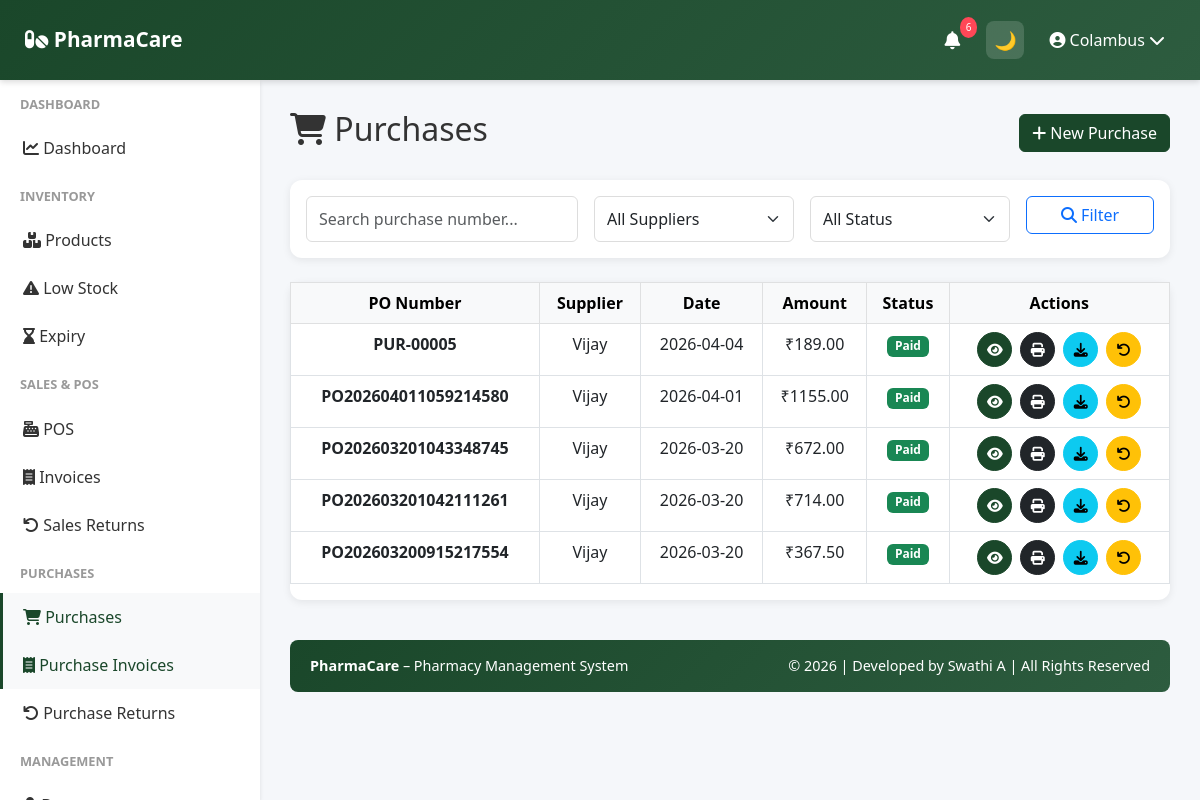
Page /purchases/ (signed in) on the committed database.
### app/models.py (models this page shows, shortened)
class User(UserMixin, db.Model):
    __tablename__ = 'user'
    id = db.Column(db.Integer, primary_key=True)
    company_id = db.Column(db.Integer, db.ForeignKey('company.id'), nullable=False)
    role = db.Column(db.String(20), default='manager')
    username = db.Column(db.String(255), unique=True, nullable=False)
    password_hash = db.Column(db.String(255), nullable=False)
    is_active = db.Column(db.Boolean, default=True)
    last_login = db.Column(db.DateTime)
    created_date = db.Column(db.DateTime, default=datetime.utcnow)
    updated_date = db.Column(db.DateTime, default=datetime.utcnow, onupdate=datetime.utcnow)
    company = db.relationship('Company', back_populates='user')

class Purchase(db.Model):
    __tablename__ = 'purchase'
    id = db.Column(db.Integer, primary_key=True)
    company_id = db.Column(db.Integer, db.ForeignKey('company.id'), nullable=False)
    supplier_id = db.Column(db.Integer, db.ForeignKey('supplier.id'), nullable=False)
    purchase_number = db.Column(db.String(50), unique=True, nullable=False)
    purchase_date = db.Column(db.DateTime, default=datetime.utcnow)
    supplier_invoice_number = db.Column(db.String(100))
    subtotal = db.Column(db.Float, nullable=False)
    tax_amount = db.Column(db.Float, default=0)
    discount_amount = db.Column(db.Float, default=0)
    total_amount = db.Column(db.Float, nullable=False)
    payment_status = db.Column(db.String(50), default='pending')  # 'paid', 'pending', 'partial'
    payment_date = db.Column(db.DateTime)
    notes = db.Column(db.Text)
    created_date = db.Column(db.DateTime, default=datetime.utcnow)
    updated_date = db.Column(db.DateTime, default=datetime.utcnow, onupdate=datetime.utcnow)
    company = db.relationship('Company', back_populates='purchases')
    supplier = db.relationship('Supplier', back_populates='purchases')
    items = db.relationship('PurchaseItem', back_populates='purchase', cascade='all, delete-orphan')
    returns = db.relationship('PurchaseReturn', back_populates='purchase', cascade='all, delete-orphan')

class Supplier(db.Model):
    __tablename__ = 'supplier'
    id = db.Column(db.Integer, primary_key=True)
    company_id = db.Column(db.Integer, db.ForeignKey('company.id'), nullable=False)
    supplier_name = db.Column(db.String(255), nullable=False)
    contact_person = db.Column(db.String(255))
    phone = db.Column(db.String(20), nullable=False)
    email = db.Column(db.String(255))
    address = db.Column(db.String(500))
    gst_number = db.Column(db.String(50))
    payment_terms = db.Column(db.String(255))
    notes = db.Column(db.Text)
    created_date = db.Column(db.DateTime, default=datetime.utcnow)
    updated_date = db.Column(db.DateTime, default=datetime.utcnow, onupdate=datetime.utcnow)
    is_active = db.Column(db.Boolean, default=True)
    company = db.relationship('Company', back_populates='suppliers')
    purchases = db.relationship('Purchase', back_populates='supplier')

### app/routes/purchases.py (the view, shortened to what this page needs)
@purchases_bp.route('/')
@login_required
@require_roles('owner')
def purchases_list():
    company_id = current_user.company_id
    page = request.args.get('page', 1, type=int)
    search = request.args.get('search', '')
    supplier_id = request.args.get('supplier_id', type=int)
    status = request.args.get('status', '')
    query = Purchase.query.filter_by(company_id=company_id)
    if supplier_id:
        query = query.filter_by(supplier_id=supplier_id)
    if status:
        query = query.filter_by(payment_status=status)
    purchases = query.order_by(Purchase.purchase_date.desc()).paginate(page=page, per_page=20)
    suppliers = Supplier.query.filter_by(company_id=company_id, is_active=True).all()
    return render_template('purchases/purchases_list.html',
                         purchases=purchases,
                         search=search,
                         supplier_id=supplier_id,
                         status=status,
                         suppliers=suppliers)

### app/utils.py (called while the page is built)
def require_roles(*roles):
    def decorator(f):
        @wraps(f)
        def wrapped(*args, **kwargs):
            if not current_user.is_authenticated:
                return redirect(url_for('auth.login'))
            if current_user.role not in roles:
                return redirect(url_for('auth.access_denied'))
            return f(*args, **kwargs)
        return wrapped
    return decorator

### app/templates/purchases/purchases_list.html (shortened to what this page needs)
{% extends "base.html" %}
{% block content %}
<div class="d-flex justify-content-between align-items-center mb-4">
    <h2><i class="fas fa-shopping-cart"></i> Purchases</h2>
    <a href="{{ url_for('purchases.add_purchase') }}" class="btn btn-primary">
        <i class="fas fa-plus"></i> New Purchase
    </a>
</div>
<div class="card mb-4">
    <div class="card-body">
        <form method="GET" class="row g-3">
            <div class="col-md-4">
                <input type="text" name="search" class="form-control" placeholder="Search purchase number..." value="{{ search }}">
            </div>
            <div class="col-md-3">
                <select name="supplier_id" class="form-select">
                    <option value="">All Suppliers</option>
                </select>
            </div>
            <div class="col-md-3">
                <select name="status" class="form-select">
                    <option value="">All Status</option>
                </select>
            </div>
            <div class="col-md-2">
                <button type="submit" class="btn btn-outline-primary w-100">
                    <i class="fas fa-search"></i> Filter
                </button>
            </div>
        </form>
    </div>
</div>
<div class="card">
    <div class="table-responsive">
        <table class="table table-hover table-bordered text-center">
            <thead class="table-light">
                <tr>
                    <th class="text-center">PO Number</th>
                    <th class="text-center">Supplier</th>
                    <th class="text-center">Date</th>
                    <th class="text-center">Amount</th>
                    <th class="text-center">Status</th>
                    <th class="text-center">Actions</th>
                </tr>
            </thead>
            <tbody>
                {% if purchases.items %}
                    {% for purchase in purchases.items %}
                    <tr>
                        <td><strong>{{ purchase.purchase_number }}</strong></td>
                        <td>{{ purchase.supplier.supplier_name }}</td>
                        <td>{{ purchase.purchase_date.strftime('%Y-%m-%d') if purchase.purchase_date else '' }}</td>
                        <td>₹{{ "%.2f"|format(purchase.total_amount) }}</td>
                        <td>
                            {% if purchase.payment_status == 'paid' %}
                                <span class="badge bg-success">Paid</span>
                            {% elif purchase.payment_status == 'partial' %}
                                <span class="badge bg-warning text-dark">Partial</span>
                            {% else %}
                                <span class="badge bg-danger">Pending</span>
                            {% endif %}
                        </td>
<td class="text-center">
<div class="d-flex justify-content-center gap-2">
    <a href="{{ url_for('purchases.purchase_detail', purchase_id=purchase.id) }}"
       class="btn btn-sm btn-primary rounded-circle"
       title="View">
        <i class="fas fa-eye"></i>
    </a>
    <a href="{{ url_for('purchases.print_purchase', purchase_id=purchase.id) }}"
       class="btn btn-sm btn-dark rounded-circle"
       title="Print">
        <i class="fas fa-print"></i>
    </a>
<a href="{{ url_for('purchases.download_purchase_pdf', purchase_id=purchase.id) }}"
   class="btn btn-sm btn-info rounded-circle"
   title="Download">
    <i class="fas fa-download"></i>
</a>
    <a href="{{ url_for('purchases.process_return', purchase_id=purchase.id) }}"
       class="btn btn-sm btn-warning rounded-circle"
       title="Return">
        <i class="fas fa-undo"></i>
    </a>
</div>
</td>
                    </tr>
                    {% endfor %}
                {% endif %}
            </tbody>
        </table>
    </div>
</div>
{% endblock %}

### app/templates/base.html (shortened to what this page needs)
<!doctype html>
<html lang="en" data-theme="light">
  <head>
    <link
      href="https://cdn.jsdelivr.net/npm/bootstrap@5.3.0/dist/css/bootstrap.min.css"
      rel="stylesheet"
    />
    <link
      rel="stylesheet"
      href="https://cdnjs.cloudflare.com/ajax/libs/font-awesome/6.4.0/css/all.min.css"
    />
  </head>
  <body>
   <nav class="navbar">
  <a class="navbar-brand" href="{{ url_for('dashboard.dashboard') }}">
    <i class="fas fa-pills"></i> PharmaCare
  </a>
  <div class="navbar-right">
    <div class="nav-icon dropdown">
      <a href="#" data-bs-toggle="dropdown">
        <i class="fas fa-bell"></i>
        <span id="alert-badge" class="notification-badge">3</span>
      </a>
    </div>
    <button id="themeToggle" class="nav-icon">
      🌙
    </button>
    <div class="user-menu-navbar dropdown">
      <a href="#" data-bs-toggle="dropdown">
        <i class="fas fa-user-circle"></i>
        {{ current_user.username }}
        <i class="fas fa-chevron-down"></i>
      </a>
    </div>
  </div>
</nav>
    {% if current_user.is_authenticated %}
    <div class="sidebar">
      <nav class="nav flex-column">
        {% if current_user.company and current_user.company.company_name ==
        'Platform Admin' %}
        <div class="nav-section-title">Admin</div>
        <a
          class="nav-link {% if 'admin/companies' in request.path %}active{% endif %}"
          href="{{ url_for('admin.companies_list') }}"
        >
          <i class="fas fa-building"></i> Companies
        </a>
        <a class="nav-link" href="{{ url_for('auth.profile') }}">
          <i class="fas fa-cog"></i> Settings
        </a>
        {% else %}
        <div class="nav-section-title">Dashboard</div>
        <a
          class="nav-link {% if request.endpoint == 'dashboard.dashboard' %}active{% endif %}"
          href="{{ url_for('dashboard.dashboard') }}"
        >
          <i class="fas fa-chart-line"></i> Dashboard
        </a>
        <div class="nav-section-title">Inventory</div>
        <a
          class="nav-link {% if 'inventory' in request.path %}active{% endif %}"
          href="{{ url_for('inventory.products_list') }}"
        >
          <i class="fas fa-boxes"></i> Products
        </a>
        <a
          class="nav-link {% if request.endpoint == 'inventory.low_stock_report' %}active{% endif %}"
          href="{{ url_for('inventory.low_stock_report') }}"
        >
          <i class="fas fa-exclamation-triangle"></i> Low Stock
        </a>
        <a
          class="nav-link {% if request.endpoint == 'inventory.expiry_report' %}active{% endif %}"
          href="{{ url_for('inventory.expiry_report') }}"
        >
          <i class="fas fa-hourglass-end"></i> Expiry
        </a>
        <div class="nav-section-title">Sales & POS</div>
        <a
          class="nav-link {% if request.endpoint == 'sales.pos' %}active{% endif %}"
          href="{{ url_for('sales.pos') }}"
        >
          <i class="fas fa-cash-register"></i> POS
        </a>
        <a
          class="nav-link {% if 'invoices' in request.path %}active{% endif %}"
          href="{{ url_for('sales.invoices_list') }}"
        >
          <i class="fas fa-receipt"></i> Invoices
        </a>
        <a
          class="nav-link {% if request.endpoint == 'sales.sales_returns_list' %}active{% endif %}"
          href="{{ url_for('sales.sales_returns_list') }}"
        >
          <i class="fas fa-undo"></i> Sales Returns
        </a>
<div class="nav-section-title">Purchases</div>
<a
  class="nav-link {% if request.endpoint == 'purchases.purchases_list' %}active{% endif %}"
  href="{{ url_for('purchases.purchases_list') }}"
>
  <i class="fas fa-shopping-cart"></i> Purchases
</a>
<a
  class="nav-link {% if 'purchases' in request.path %}active{% endif %}"
  href="{{ url_for('purchases.purchases_list') }}"
>
  <i class="fas fa-receipt"></i> Purchase Invoices
</a>
<a
  class="nav-link {% if request.endpoint == 'purchases.returns_list' %}active{% endif %}"
  href="{{ url_for('purchases.returns_list') }}"
>
  <i class="fas fa-undo"></i> Purchase Returns
</a>
        <div class="nav-section-title">Management</div>
        <a
          class="nav-link {% if 'doctors' in request.path %}active{% endif %}"
          href="{{ url_for('doctors.doctors_list') }}"
        >
        </a>
        {% endif %}
      </nav>
    </div>
    {% endif %}
    <div
      class="{% if current_user.is_authenticated %}main-content{% else %}auth-page{% endif %}"
    >
       {% block content %}{% endblock %}
      <footer class="footer text-center">
        <div class="row">
          <div class="col-md-6 text-md-start">
            <strong>PharmaCare</strong> – Pharmacy Management System
          </div>
          <div class="col-md-6 text-md-end">
            © 2026 | Developed by Swathi A | All Rights Reserved
          </div>
        </div>
      </footer>
    </div>
  </body>
</html>

### app/templates/base.html (style rules this page uses)
:root { --primary-color: #1a472a; --secondary-color: #2d5c3f; --danger-color: #dc3545; --success-color: #28a745; --warning-color: #ffc107; --info-color: #17a2b8; --bg-color: #f5f7fa; --text-color: #333; --card-bg: #ffffff; --sidebar-bg: #ffffff; }
body { font-family: "Segoe UI", Tahoma, Geneva, Verdana, sans-serif; background: var(--bg-color); color: var(--text-color); }
.navbar { background: linear-gradient(135deg,var(--primary-color),var(--secondary-color)); box-shadow:0 2px 6px rgba(0,0,0,0.15); position:fixed; top:0; left:0; width:100%; height: 80px; z-index:1000; display:flex; align-items:center; justify-content:space-between; padding:0 25px; }
.navbar-brand { font-weight:600; font-size:1.3rem; }
.navbar-right { display:flex; align-items:center; gap:15px; }
.nav-icon { width:38px; height:38px; display:flex; align-items:center; justify-content:center; border-radius:8px; color:#fff; font-size:18px; cursor:pointer; position:relative; transition:all 0.25s ease; }
.navbar a { color:white !important; text-decoration:none; }
#themeToggle { border:none; background:rgba(255,255,255,0.15); width:38px; height:38px; border-radius:8px; display:flex; align-items:center; justify-content:center; font-size:18px; cursor:pointer; }
.navbar .fa-bell { color:white; }
.notification-badge { position:absolute; top:-4px; right:-6px; background:#ff4757; color:white; font-size:10px; padding:3px 6px; border-radius:50%; }
.user-menu-navbar { display:flex; align-items:center; gap:8px; color:white; font-weight:500; cursor:pointer; padding:6px 10px; border-radius:8px; transition:all 0.25s ease; }
.btn.rounded-circle { width: 35px; height: 35px; display: flex; align-items: center; justify-content: center; }
.btn.rounded-circle i { font-size: 14px; }
.sidebar { background: var(--sidebar-bg); box-shadow:0 2px 4px rgba(0,0,0,0.1); position:fixed; top:80px; left:0; bottom:0; width:260px; overflow-y:auto; }
.sidebar .nav-link { color:var(--text-color); padding:12px 20px; border-left:3px solid transparent; transition:.3s; }
.sidebar .nav-link:hover, .sidebar .nav-link.active { background:#f8f9fa; border-left-color:var(--primary-color); color:var(--primary-color); }
.sidebar .nav-section-title { font-size:.8rem; font-weight:600; color:#999; text-transform:uppercase; padding:15px 20px 10px; }
.main-content { margin-left:260px; margin-top:80px; padding:30px; }
.card, .stat-card { background:var(--card-bg); color:var(--text-color); border:none; border-radius:12px; box-shadow:0 2px 8px rgba(0,0,0,0.08); }
.form-control, .form-select { border:1px solid #ddd; border-radius:6px; padding:10px 12px; }
.btn-primary { background:var(--primary-color); border-color:var(--primary-color); }
.btn-sm { padding:6px 12px; font-size:.85rem; }
.footer { background:linear-gradient(135deg,var(--primary-color),var(--secondary-color)); color:#fff; padding:15px 20px; margin-top:40px; border-radius:8px; font-size:.9rem; }

### rows in the picture
User: username "Colambus"
Purchase: purchase_number "PUR-00005", supplier.supplier_name "Vijay", purchase_date "2026-04-04", total_amount "189.00", payment_status "Paid"
Purchase: purchase_number "PO202604011059214580", supplier.supplier_name "Vijay", purchase_date "2026-04-01", total_amount "1155.00", payment_status "Paid"
Purchase: purchase_number "PO202603201043348745", supplier.supplier_name "Vijay", purchase_date "2026-03-20", total_amount "672.00", payment_status "Paid"
Purchase: purchase_number "PO202603201042111261", supplier.supplier_name "Vijay", purchase_date "2026-03-20", total_amount "714.00", payment_status "Paid"
Purchase: purchase_number "PO202603200915217554", supplier.supplier_name "Vijay", purchase_date "2026-03-20", total_amount "367.50", payment_status "Paid"
